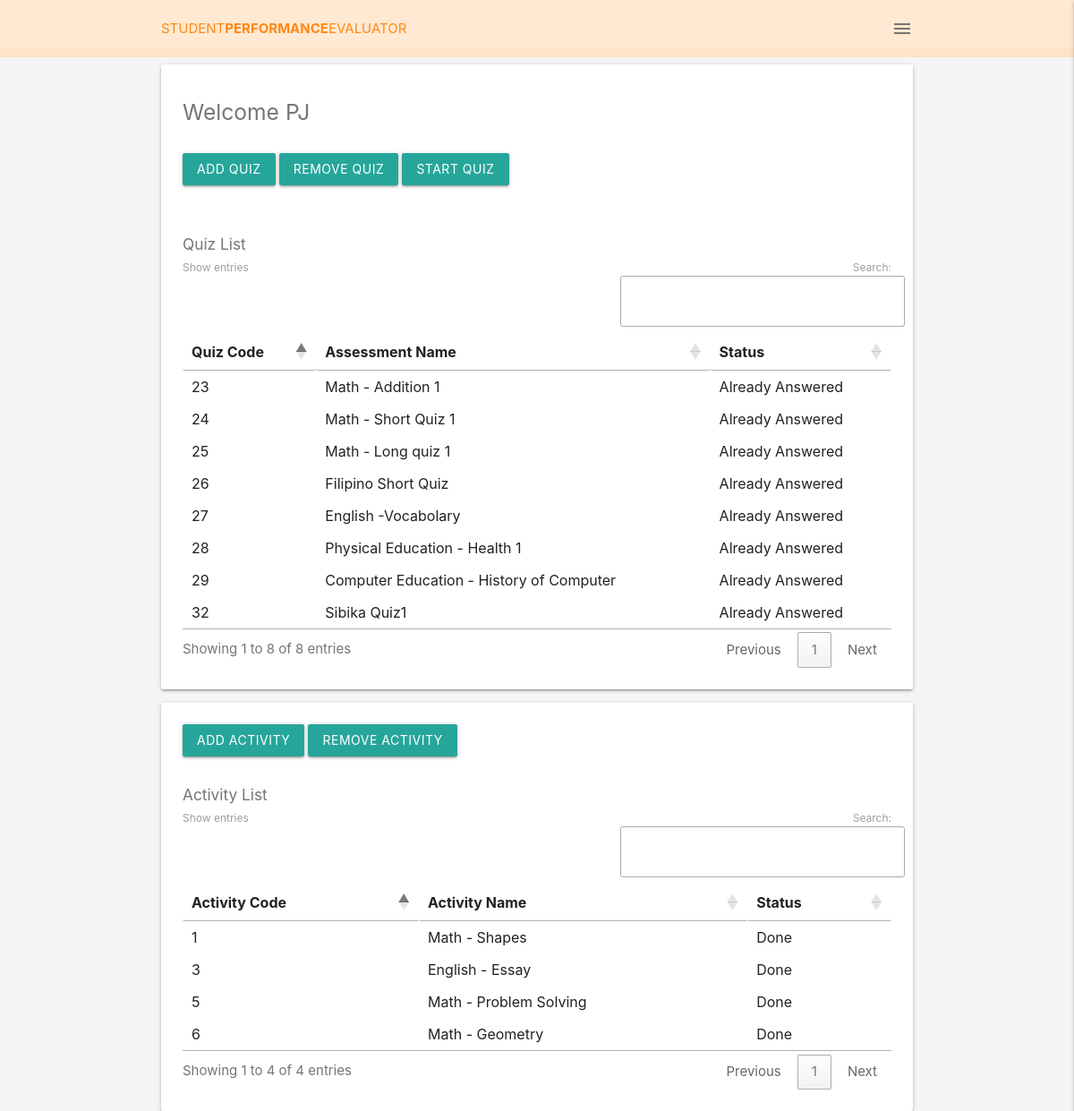
/page/quiz.php (signed in), run on the app's committed database.
### tables this page shows
CREATE TABLE `student_get_quiz` (
  `get_id` int(10) NOT NULL,
  `fuser_id` int(8) NOT NULL,
  `fass_id` int(10) NOT NULL,
  `f_ass_name` varchar(50) NOT NULL,
  `ans_status` enum('Not initiated','Already Answered','','') NOT NULL DEFAULT 'Not initiated'
);

CREATE TABLE `s_get_act` (
  `get_act_id` int(10) NOT NULL,
  `fuser_id` int(8) NOT NULL,
  `fact_id` int(10) NOT NULL,
  `f_act_title` varchar(100) NOT NULL,
  `status` enum('Not Done','Done') NOT NULL DEFAULT 'Not Done'
);

### page/quiz.php (the view, shortened to what this page needs)
<html lang="en">
<head>
    <link type="text/css" href="/Student eval/css/materialize.min.css" rel="stylesheet">
    <link type="text/css" href="/Student eval/css/style.css" rel="stylesheet">
		<link rel="stylesheet" type="text/css" href="https://cdn.datatables.net/1.11.3/css/jquery.dataTables.css">
</head>
<body class="grey lighten-4">
  <nav class="z-depth-0">
    <div class="nav-wrapper container">
      <a href="/Student eval/page/home.php">Student<span>Performance</span>Evaluator</a>
      <span class="right grey-text text-darken-1">
        <i class="material-icons sidenav-trigger" data-target="side-menu">menu</i>
      </span>
    </div>
  </nav>
	<form action="/Student eval/page/quiz.php" method="post" novalidate>
				<div class="recipes container grey-text text-darken-1">
					<div class="card-panel recipe_re white row">
						<?php  if (isset($_SESSION['user_name'])) { ?>
							<h5>Welcome <?php echo $_SESSION["user_name"]; ?></h5> <?php } ?>
								<br>
								<div class="box2">
								<button  id="rem_student"  data-target="modal1" class="btn modal-trigger" > Add Quiz</button>
								<button  id="rem_ass"  data-target="modal2" class="btn modal-trigger" > Remove Quiz</button>
								<button  id="add_quest"  data-target="modal3" class="btn modal-trigger" > Start Quiz</button>
								</div>
								<br>
								<br>
								<div class="box-table">
									<h6> Quiz List </h6>
										<table  class="responsive-table" id="student-table">
											<thead>
												<tr>
													<th>
													Quiz Code
													</th>
													<th>Assessment Name</th>
													<th>Status</th>
												</tr>
											</thead>
											<tbody>
												<?php
												$conn = OpenCon();
												$sql = "SELECT * FROM student_get_quiz WHERE fuser_id = '$_SESSION[user_id]'";
												$result = $conn->query($sql);
												if ($result->num_rows > 0) {
													while ($row = $result->fetch_assoc()) {
														echo "<tr row_id='0'><td>" . $row["fass_id"] . "</td><td>" . $row["f_ass_name"] . "</td></td>" . "<td>" . $row["ans_status"] . "</td></td>" ;
													}
													echo "</table";
												} else {
													echo "0 results";
												}
												?>
											</tbody>
								</div>
					</div>
				</div>
				<div class="recipes container grey-text text-darken-1">
					<div class="card-panel recipe_re white row">
					<div class="box2">
								<button  id="rem_student"  data-target="modal4" class="btn modal-trigger" > Add Activity</button>
								<button  id="rem_ass"  data-target="modal5" class="btn modal-trigger" > Remove Activity</button>
								</div>
								<br>
								<div class="box-table">
									<h6> Activity List </h6>
										<table  class="responsive-table" id="student-table1">
											<thead>
												<tr>
													<th>
													Activity Code
													</th>
													<th>Activity Name</th>
													<th>Status</th>
												</tr>
											</thead>
											<tbody>
												<?php
												$conn = OpenCon();
													$sql = "SELECT * FROM s_get_act WHERE fuser_id = '$_SESSION[user_id]'";
													$result = $conn->query($sql);
													if ($result->num_rows > 0) {
														while ($row = $result->fetch_assoc()) {
															echo "<tr row_id='" . $row["fact_id"] . "'><td>" . $row["fact_id"] . "</td><td>" . $row["f_act_title"] . "</td></td>" . "<td>" . $row["status"] . "</td></td>" ;
														}
														echo "</table";
													} else {
														echo "0 results";
													}
												?>
											</tbody>
								</div>
					</div>
				</div>
			</form>
</body>
</html>

### css/style.css (style rules this page uses)
body { margin:0; padding: 0; overflow: auto; height: 100%; }
:root { --primary: #FFE9D2; --secondary: #FFE1C4; --title: #FF8816; }
nav { background: var(--primary); border-bottom: 10px solid var(--secondary); }
nav a { text-transform: uppercase; color: var(--title); }
nav a span { font-weight: bold; }
nav .sidenav-trigger { margin: 0; }

### data on the page
student_get_quiz: fass "23", f_ass_name "Math - Addition 1", ans_status "Already Answered"
student_get_quiz: fass "24", f_ass_name "Math - Short Quiz 1", ans_status "Already Answered"
student_get_quiz: fass "25", f_ass_name "Math - Long quiz 1", ans_status "Already Answered"
student_get_quiz: fass "26", f_ass_name "Filipino Short Quiz", ans_status "Already Answered"
student_get_quiz: fass "27", f_ass_name "English -Vocabolary", ans_status "Already Answered"
student_get_quiz: fass "28", f_ass_name "Physical Education - Health 1", ans_status "Already Answered"
student_get_quiz: fass "29", f_ass_name "Computer Education - History of Computer", ans_status "Already Answered"
student_get_quiz: fass "32", f_ass_name "Sibika Quiz1", ans_status "Already Answered"
s_get_act: fact "1", f_act_title "Math - Shapes", status "Done"
s_get_act: fact "3", f_act_title "English - Essay", status "Done"
s_get_act: fact "5", f_act_title "Math - Problem Solving", status "Done"
s_get_act: fact "6", f_act_title "Math - Geometry", status "Done"

### other printed values
$_SESSION["user_name"] "PJ"
